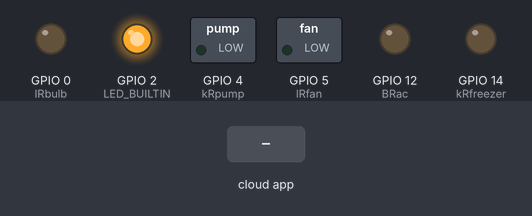
Recording of a sketch running on a simulated ESP8266 (NodeMCU). Parts: switched loads named in the sketch (green lamp = pin HIGH), output pins drawn as LEDs (lit = HIGH, except the on-board LED, lit = LOW). The inputs (shaded band) are chosen by the test bench. WiFi joins after 1.5 s; servers stay silent unless stated; what the sketch prints to the serial monitor is not drawn.

Above: at 2.8 s.
2.9 s: the phone or cloud app sets BRac to true
At 4.1 s:
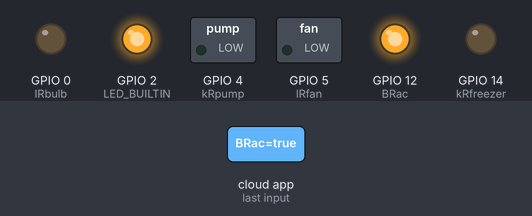
4.4 s: the phone or cloud app sets BRbulb to true
At 5.3 s:
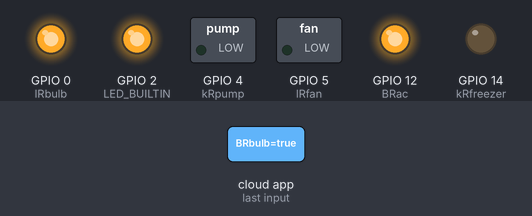
5.9 s: the phone or cloud app sets BRfan to true
At 6.4 s:
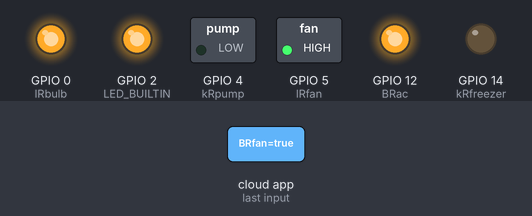
7.4 s: the phone or cloud app sets BRlamp to false
At 8.6 s:
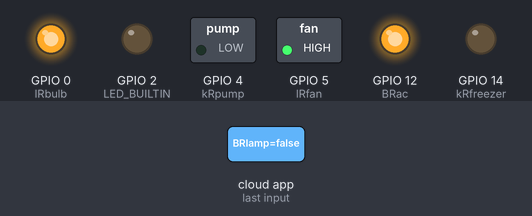
8.9 s: the phone or cloud app sets kRbulb to false
At 9.9 s:
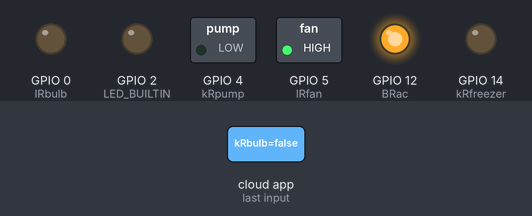
10.4 s: the phone or cloud app sets kRfreezer to true
At 11.1 s:
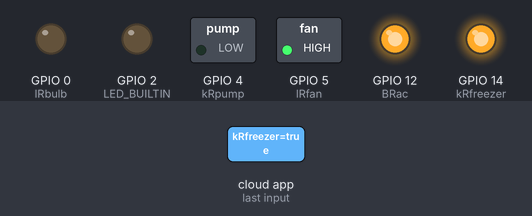
Timing chart, 0 to 12.9 s (numbered marks = the images above; inputs shaded):
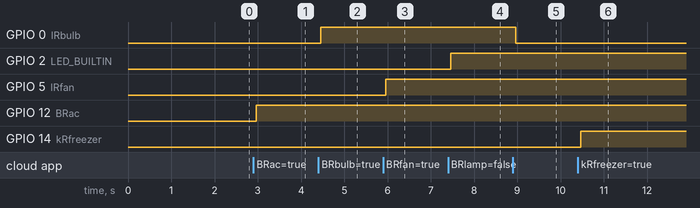

The sketch:

smarthome-arduino-code.ino
```cpp
// (licence header left out)
#if defined(ESP32)
#include <WiFi.h>
#include <FirebaseESP32.h>
#elif defined(ESP8266)
#include <ESP8266WiFi.h>
#include <FirebaseESP8266.h>
#endif

#define lRbulb 0
#define lRfan 5
#define kRpump 4
#define kRfreezer 14
#define BRac 12

//Provide the token generation process info.
#include <addons/TokenHelper.h>

//Provide the RTDB payload printing info and other helper functions.
#include <addons/RTDBHelper.h>

/* 1. Define the WiFi credentials */
#define WIFI_SSID "Redmi K20"
#define WIFI_PASSWORD "Manoharreddy"

//For the following credentials, see examples/Authentications/SignInAsUser/EmailPassword/EmailPassword.ino

/* 2. Define the API Key */
#define API_KEY "***********************"

/* 3. Define the RTDB URL */
#define DATABASE_URL "***************.firebaseio.com" //<databaseName>.firebaseio.com or <databaseName>.<region>.firebasedatabase.app

/* 4. Define the user Email and password that alreadey registerd or added in your project */
#define USER_EMAIL "*******"
#define USER_PASSWORD "***********"

//Define Firebase Data object
FirebaseData stream;
FirebaseData fbdo;
FirebaseJson json;
FirebaseAuth auth;
FirebaseJsonData result;
FirebaseConfig config;

unsigned long sendDataPrevMillis = 0;

int count = 0;

volatile bool dataChanged = false;

void streamCallback(StreamData data)
{
  Serial.printf("sream path, %s\nevent path, %s\ndata type, %s\nevent type, %s\n\n",
                data.streamPath().c_str(),
                data.dataPath().c_str(),
                data.dataType().c_str(),
                data.eventType().c_str());
  printResult(data); //see addons/RTDBHelper.h
  Serial.println();

  //This is the size of stream payload received (current and max value)
  //Max payload size is the payload size under the stream path since the stream connected
  //and read once and will not update until stream reconnection takes place.
  //This max value will be zero as no payload received in case of ESP8266 which
  //BearSSL reserved Rx buffer size is less than the actual stream payload.
  Serial.printf("Received stream payload size: %d (Max. %d)\n\n", data.payloadLength(), data.maxPayloadLength());

  //Due to limited of stack memory, do not perform any task that used large memory here especially starting connect to server.
  //Just set this flag and check it status later.
  dataChanged = true;
}

void streamTimeoutCallback(bool timeout)
{
  if (timeout)
    Serial.println("stream timed out, resuming...\n");

  if (!stream.httpConnected())
    Serial.printf("error code: %d, reason: %s\n\n", stream.httpCode(), stream.errorReason().c_str());
}

void setup()
{

  Serial.begin(115200);
  WiFi.begin(WIFI_SSID, WIFI_PASSWORD);
  Serial.print("Connecting to Wi-Fi");
  while (WiFi.status() != WL_CONNECTED)
  {
    Serial.print(".");
    delay(300);
  }
  Serial.println();
  Serial.print("Connected with IP: ");
  Serial.println(WiFi.localIP());
  Serial.println();

  Serial.printf("Firebase Client v%s\n\n", FIREBASE_CLIENT_VERSION);

  /* Assign the api key (required) */
  config.api_key = API_KEY;

  /* Assign the user sign in credentials */
  auth.user.email = USER_EMAIL;
  auth.user.password = USER_PASSWORD;

  /* Assign the RTDB URL (required) */
  config.database_url = DATABASE_URL;

  /* Assign the callback function for the long running token generation task */
  config.token_status_callback = tokenStatusCallback; //see addons/TokenHelper.h

  //Or use legacy authenticate method
  //config.database_url = DATABASE_URL;
  //config.signer.tokens.legacy_token = "<database secret>";

  //To connect without auth in Test Mode, see Authentications/TestMode/TestMode.ino

  Firebase.begin(&config, &auth);

  Firebase.reconnectWiFi(true);

//Recommend for ESP8266 stream, adjust the buffer size to match your stream data size
#if defined(ESP8266)
  stream.setBSSLBufferSize(2048 /* Rx in bytes, 512 - 16384 */, 512 /* Tx in bytes, 512 - 16384 */);
#endif

  if (!Firebase.beginStream(stream, "/appliance"))
    Serial.printf("sream begin error, %s\n\n", stream.errorReason().c_str());

  Firebase.setStreamCallback(stream, streamCallback, streamTimeoutCallback);

  /** Timeout options, below is default config.

  //WiFi reconnect timeout (interval) in ms (10 sec - 5 min) when WiFi disconnected.
  config.timeout.wifiReconnect = 10 * 1000;

  //Socket begin connection timeout (ESP32) or data transfer timeout (ESP8266) in ms (1 sec - 1 min).
  config.timeout.socketConnection = 30 * 1000;

  //ESP32 SSL handshake in ms (1 sec - 2 min). This option doesn't allow in ESP8266 core library.
  config.timeout.sslHandshake = 2 * 60 * 1000;

  //Server response read timeout in ms (1 sec - 1 min).
  config.timeout.serverResponse = 10 * 1000;

  //RTDB Stream keep-alive timeout in ms (20 sec - 2 min) when no server's keep-alive event data received.
  config.timeout.rtdbKeepAlive = 45 * 1000;

  //RTDB Stream reconnect timeout (interval) in ms (1 sec - 1 min) when RTDB Stream closed and want to resume.
  config.timeout.rtdbStreamReconnect = 1 * 1000;

  //RTDB Stream error notification timeout (interval) in ms (3 sec - 30 sec). It determines how often the readStream
  //will return false (error) when it called repeatedly in loop.
  config.timeout.rtdbStreamError = 3 * 1000;

  */

  pinMode(LED_BUILTIN, OUTPUT);
  pinMode(lRbulb, OUTPUT);
  pinMode(lRfan, OUTPUT);
  pinMode(kRpump, OUTPUT);
  pinMode(kRfreezer, OUTPUT);
  pinMode(BRac, OUTPUT);

}

void loop()
{
//if (Firebase.ready() && (millis() - sendDataPrevMillis > 15000 || sendDataPrevMillis == 0))
// {
//   sendDataPrevMillis = millis();
//   FirebaseJson json;
//    Serial.printf("Set json... %s\n\n", Firebase.setJSON(fbdo, "/appliance", json) ? "ok" : fbdo.errorReason().c_str());
// }

  if (dataChanged)
  {
    dataChanged = false;
    //When stream data is available, do anything here...
    Serial.println("data changed");
    Serial.println(stream.stringData());
    Serial.print(stream.dataPath());


    if(stream.dataPath()=="/BRac"){
      if(stream.stringData()=="false"){
        digitalWrite(BRac, LOW);
        }else{
        digitalWrite(BRac, HIGH);
        }
    }
    else if(stream.dataPath()=="/BRbulb"){
      if(stream.stringData()=="false"){
        digitalWrite(lRbulb, LOW);
        }else{
        digitalWrite(lRbulb, HIGH);
        }
    }
    else if(stream.dataPath()=="/BRfan"){
      if(stream.stringData()=="false"){
        digitalWrite(lRfan, LOW);
        }else{
        digitalWrite(lRfan, HIGH);
        }
    }
    else if(stream.dataPath()=="/BRlamp"){
      if(stream.stringData()=="true"){
        digitalWrite(LED_BUILTIN, LOW);
        }else{
        digitalWrite(LED_BUILTIN, HIGH);
        }
    }
    else if(stream.dataPath()=="/kRbulb"){
      if(stream.stringData()=="false"){
        digitalWrite(lRbulb, LOW);
        }else{
        digitalWrite(lRbulb, HIGH);
        }
    }
    else if(stream.dataPath()=="/kRfreezer"){
      if(stream.stringData()=="false"){
        digitalWrite(kRfreezer, LOW);
        }else{
        digitalWrite(kRfreezer, HIGH);
        }
    }
    else if(stream.dataPath()=="/kRfan"){
      if(stream.stringData()=="false"){
        digitalWrite(lRfan, LOW);
        }else{
        digitalWrite(lRfan, HIGH);
        }
    }
    else if(stream.dataPath()=="/kRpump"){
      if(stream.stringData()=="false"){
        digitalWrite(kRpump, LOW);
        }else{
        digitalWrite(kRpump, HIGH);
        }
    }
    else if(stream.dataPath()=="/lRbulb"){
      if(stream.stringData()=="false"){
        digitalWrite(lRbulb, LOW);
        }else{
        digitalWrite(lRbulb, HIGH);
        }
    }
    else if(stream.dataPath()=="/kRpump"){
      if(stream.stringData()=="false"){
        digitalWrite(kRpump, LOW);
        }else{
        digitalWrite(kRpump, HIGH);
        }
    }
    else if(stream.dataPath()=="/lRfan"){
      if(stream.stringData()=="false"){
        digitalWrite(lRfan, LOW);
        }else{
        digitalWrite(lRfan, HIGH);
        }
    }
    else if(stream.dataPath()=="/lRtv"){
      if(stream.stringData()=="true"){
        digitalWrite(LED_BUILTIN, LOW);
        }else{
        digitalWrite(LED_BUILTIN, HIGH);
        }
    }
    else{
      if(stream.stringData()=="true"){
        digitalWrite(LED_BUILTIN, LOW);
        }else{
        digitalWrite(LED_BUILTIN, HIGH);
        }
    }
}
}
```

Measured:
- after the input at 2.9 s, GPIO 12 (BRac): LOW → HIGH after 0.06 s
- after the input at 4.4 s, GPIO 0 (lRbulb): LOW → HIGH after 0.06 s
- after the input at 5.9 s, GPIO 5 (lRfan): LOW → HIGH after 0.06 s
- after the input at 7.4 s, GPIO 2 (LED_BUILTIN): LOW → HIGH after 0.06 s
- after the input at 8.9 s, GPIO 0 (lRbulb): HIGH → LOW after 0.06 s
- after the input at 10.4 s, GPIO 14 (kRfreezer): LOW → HIGH after 0.06 s
